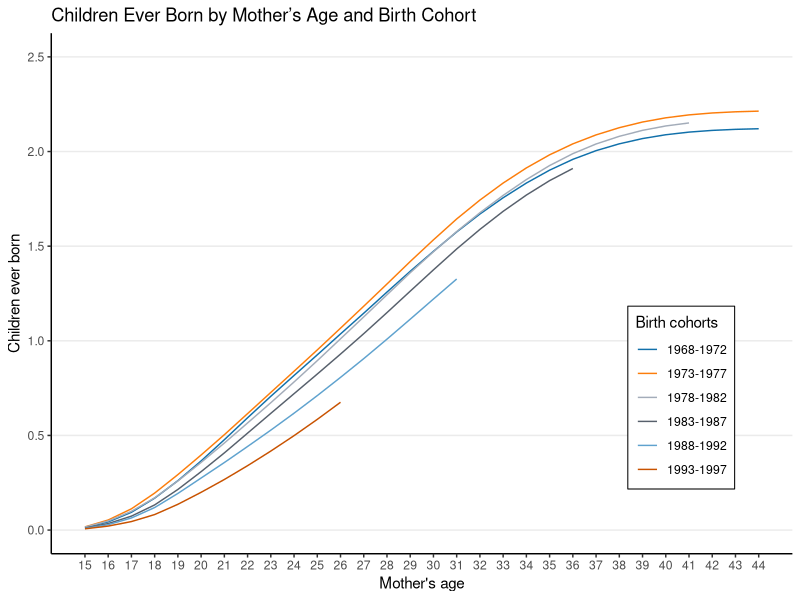
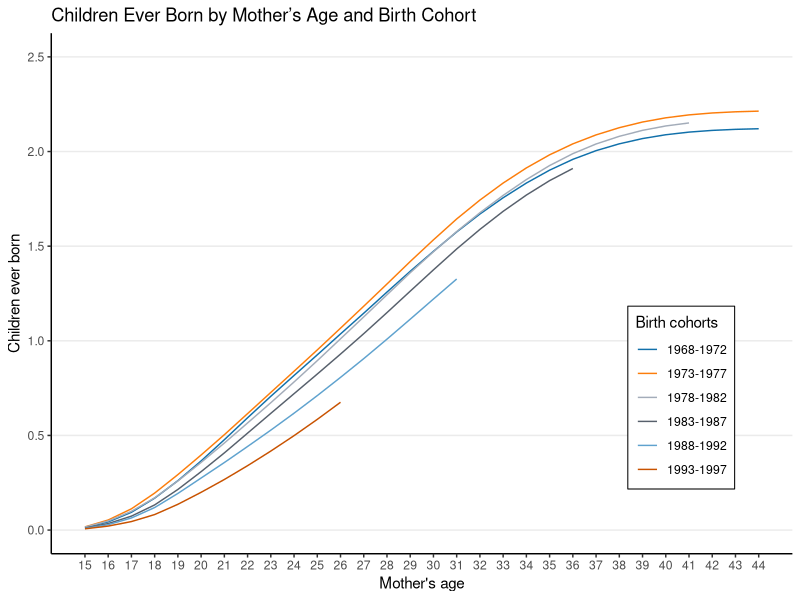

Generate these figures, in order, with R:
#### Preamble ####
# Purpose: Figure 5 replication
# Author: Kimlin Chin
# Date: 22 February 2022
# Contact: kimlin.chin@mail.utoronto.ca
# License: MIT

#### Workspace setup ####
library(haven)
library(tidyverse)
library(ggthemes)

# Read in the provided aggregated data. 
fig5_birth_data <- read_dta("inputs/data/nchs_cohort_analysis.dta")
fig5_pop_data <- read_dta("inputs/data/agecomp-seer.dta")

# Data Wrangling
fig5_pop_data1 <- fig5_pop_data %>%
  select(1:32) %>%
  select(-c(stname)) %>%
  group_by(year) %>%
  summarise(across(everything(),sum)) # https://stackoverflow.com/questions/1660124/how-to-sum-a-variable-by-group

fig5_pop_data1 <- fig5_pop_data1 %>%
  pivot_longer(-c(year), names_to = "mage", values_to = "pop")

fig5_pop_data1 <- fig5_pop_data1 %>%
  mutate(mage = as.numeric(str_replace(mage, "fem", ""))) %>%
  mutate(cohort = year - mage) %>%
  mutate(cohort2 = case_when(cohort >= 1968 & cohort <=1972 ~ 1,
                             cohort >= 1973 & cohort <=1977 ~ 2,
                             cohort >= 1978 & cohort <=1982 ~ 3,
                             cohort >= 1983 & cohort <=1987 ~ 4,
                             cohort >= 1988 & cohort <=1992 ~ 5,
                             cohort >= 1993 & cohort <=1997 ~ 6))

fig5_pop_data1 <- na.omit(fig5_pop_data1) # remove missing values

fig5_pop_data1 <- fig5_pop_data1 %>%
  group_by(cohort2, mage) %>%
  summarise(pop = sum(pop)) # aggregate by mother's age and cohort


# Join population and birth data
fig5_data <- right_join(fig5_birth_data, fig5_pop_data1, by=c("mage", "cohort2")) %>%
  mutate(brate=numbirth/pop*1000,
         age_20_24_year = case_when(cohort2 == 1 ~ 1992,
                                    cohort2 == 2 ~ 1997,
                                    cohort2 == 3 ~ 2002,
                                    cohort2 == 4 ~ 2007,
                                    cohort2 == 5 ~ 2012,
                                    cohort2 == 6 ~ 2017),
         cohort2 = as_factor(cohort2))

fig5_data <- fig5_data %>%
  group_by(cohort2) %>%
  mutate(cum_brate = cumsum(brate)/1000, 
         cohort_years = case_when(cohort2 == 1 ~ "1968-1972",
                                  cohort2 == 2 ~ "1973-1977",
                                  cohort2 == 3 ~ "1978-1982",
                                  cohort2 == 4 ~ "1983-1987",
                                  cohort2 == 5 ~ "1988-1992",
                                  cohort2 == 6 ~ "1993-1997"))

# Make plot
fig5_data %>%
  ggplot(aes(x = mage,
             y = cum_brate,
             color = cohort_years)) +
  geom_line() +
  scale_y_continuous(limits=c(0, 2.5), breaks=seq(0, 2.5, by = .5)) +
  scale_x_continuous(limits=c(15, 44), breaks=seq(15, 44, by = 1)) +
  scale_color_tableau(palette = "Color Blind") +
  theme_classic() +
  theme(panel.grid.major.y = element_line(),
        legend.background = element_blank(),
        legend.box.background = element_rect(), 
        legend.position = c(0.85,0.3)) +
  labs(
    title = "Children Ever Born by Mother’s Age and Birth Cohort",
    x = "Mother's age",
    y = "Children ever born",
    color = "Birth cohorts"
  )

# Save plot
ggsave(
  "replication/plots/figure5.png",
  height = 100,
  width = 133.33,
  units = "mm",
  dpi = 900
)
